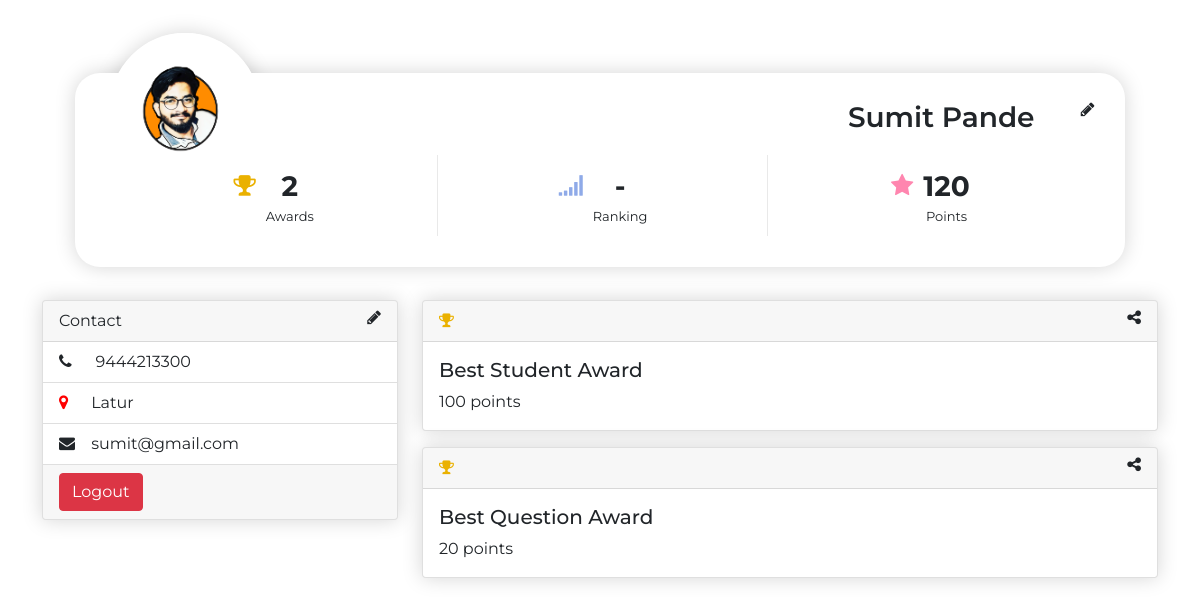
The page / (signed in) on the database its author committed.
### app/models.py (models this page shows)
class User(AbstractUser):
    phone=models.CharField(max_length=200,blank=True,null=True)
    location=models.CharField(max_length=200,blank=True,null=True)
    picture=models.ImageField(upload_to='profile/',blank=True,null=True)
    createdAt = models.DateTimeField(auto_now_add=True)
    updatedAt = models.DateTimeField(auto_now=True)

class Award(models.Model):
    class Point(models.IntegerChoices):
        BSA_100 = 100
        BQA_20 = 20
        BPA_80 = 80
        BDA_70 = 70
    user=models.ForeignKey('User',on_delete=models.CASCADE,blank=True,null=True)
    title=models.CharField(max_length=200,choices=TITLE_CHOICES)
    points=models.IntegerField(choices=Point.choices)
    createdAt = models.DateTimeField(auto_now_add=True)
    updatedAt = models.DateTimeField(auto_now=True)

### app/views.py (the view)
# urls.py: path('',login_required(views.index),name='index'),
def index(request):
    print(Award.objects.filter(user=request.user).aggregate(points=Sum('points')))
    return render(request,'app/profile.html',{
        'form':UserForm(),
        'form1':User1Form(),
        'data':request.user,
        'awards':Award.objects.filter(user=request.user),
        'points':Award.objects.filter(user=request.user).aggregate(points=Sum('points')),
    })

### app/templates/app/profile.html (shortened to what this page needs)
{% extends "app/layout.html" %}{% load static %}
{% block body %}
      <div class="container" >
        <div class="layout">
          <div class="profile">
            <div class="profile__picture">
              {% if data.picture %}
              <img src="{{data.picture.url}}" alt="{{data.username}}"/>
              {% else %}
              <img src="https://img.icons8.com/material-sharp/96/000000/user.png"/>
              {% endif %}
            </div>
            <div class="profile__header">
              <div class="profile__account">
                <h3 class="profile__username">{{data.first_name}} {{data.last_name}} </h3>
              </div>
              <div class="profile__edit">
                <i class="fa fa-pencil" aria-hidden="true" style="float: right; " data-bs-toggle="modal" data-bs-target="#profile-form"></i>
              </div>
            </div>
            <div class="profile__stats">
              <div class="profile__stat">
                <div class="profile__icon profile__icon--gold"><i class="fa fa-trophy" aria-hidden="true"></i></div>
                <div class="profile__value">{{awards|length}}
                  <div class="profile__key">Awards</div>
                </div>
              </div>
              <div class="profile__stat">
                <div class="profile__icon profile__icon--blue" >
                  <i class="fa fa-signal" ></i>
                </div>
                <div class="profile__value">-
                  <div class="profile__key">Ranking</div>
                </div>
              </div>
              <div class="profile__stat">
                <div class="profile__icon profile__icon--pink"><i class="fa fa-star" aria-hidden="true"></i></div>
                <div class="profile__value">{{points.points}}
                  <div class="profile__key">Points</div>
                </div>
              </div>
            </div>
          </div>
        </div>
        <div class="row">
          <div class="col col-lg-4 col-sm-12">
            <div class="card mb-3">
              <div class="card-header">
                Contact <i class="fa fa-pencil" aria-hidden="true" style="float: right; " data-bs-toggle="modal" data-bs-target="#staticBackdrop"></i>
              </div>
              <ul class="list-group list-group-flush ">
                <li class="list-group-item"><i class="fa fa-phone " aria-hidden="true" style="width: 10%;" ></i> {{data.phone}} </li>
                <li class="list-group-item"><i class="fa fa-map-marker" aria-hidden="true" style="width: 10%; color: red;"></i>{{data.location}}</li>
                <li class="list-group-item"><i class="fa fa-envelope" aria-hidden="true" style="width: 10%;"></i>{{data.email}}</li>
              </ul>
              <div class="card-footer">
                <a class="btn btn-danger" href="{% url 'account_logout' %}">Logout</a>
              </div>
            </div>
          </div>
          <div class="col col-lg-8 col-sm-12">
            {% for award in awards %}
            <div class="card mb-3">
              <div class="card-header ">
                <i class="fa fa-trophy profile__icon--gold" aria-hidden="true"></i>
                <i class="fa fa-share-alt" style="float: right;" aria-hidden="true"></i>
              </div>
              <div class="card-body">
                <h5 class="card-title">{{award.title}}</h5>
                <p class="card-text">{{award.points}} points</p>
              </div>
            </div>
            {% endfor %}
          </div>
        </div>
      </div>
{% endblock %}

### app/templates/app/layout.html (shortened to what this page needs)
<!doctype html>
<html lang="en">
  <head>
    <link rel="stylesheet" href="https://cdnjs.cloudflare.com/ajax/libs/font-awesome/4.7.0/css/font-awesome.min.css">
    <link href="https://cdn.jsdelivr.net/npm/bootstrap@5.0.0-beta2/dist/css/bootstrap.min.css" rel="stylesheet">
</head>
  <body>
  {% block body %}
  {% endblock %}
  </body>
</html>

### app/templates/app/profile.html (style rules this page uses)
* { box-sizing: border-box; }
html, body { font-family: "Montserrat", sans-serif; height: 100vh; position: relative; z-index: -2; }
.layout { align-items: center; display: flex; justify-content: center; margin: 3%; }
.profile { -webkit-animation: popUp ease-in-out 350ms; animation: popUp ease-in-out 350ms; background: #ffffff; border-radius: 25px; box-shadow: 0 0 20px 0px rgba(0, 0, 0, 0.17); margin-top: 40px; padding: 28px 30px 30px 35px; position: relative; width: 100%; }
.profile__account { align-self: center; display: flex; flex: 1; justify-content: flex-end; padding-left: 135px; }
.profile__edit { flex: none; margin-left: 30px; width: 30px; }
.profile__header { display: flex; margin-bottom: 20px; }
.profile__icon { flex: none; font-size: 1.5em; margin-right: 10px; padding-top: 3px; }
.profile__icon--gold { color: #eab100; }
.profile__icon--blue { color: #8faae8; }
.profile__icon--pink { color: #ff86af; }
.profile__key { font-family: "Montserrat", sans-serif; font-size: 13px; font-weight: 400; text-align: center; }
.profile__picture { background: #ffffff; border-radius: 100px; border: 10px solid #ffffff; position: absolute; top: -40px; width: 150px; height: 150px; }
.profile__picture:before { border-radius: 100px; box-shadow: 0 0 20px 0px rgba(0, 0, 0, 0.17); content: ""; height: calc(100% + 20px); left: -10px; position: absolute; top: -10px; width: calc(100% + 20px); z-index: -1; }
.profile__picture img { border-radius: 100px; height: 100%; width: 100%; }
.profile__stat { -webkit-animation: slideUp ease-in-out 350ms forwards; animation: slideUp ease-in-out 350ms forwards; border-right: 1px solid #e9e9e9; display: flex; flex: 1; justify-content: center; opacity: 0; padding: 10px 4px; transform: translateY(5px); }
.profile__stat:last-of-type { border-right: none; }
.profile__stat:nth-child(1) { -webkit-animation-delay: 400ms; animation-delay: 400ms; }
.profile__stat:nth-child(2) { -webkit-animation-delay: 500ms; animation-delay: 500ms; }
.profile__stat:nth-child(3) { -webkit-animation-delay: 600ms; animation-delay: 600ms; }
.profile__stats { display: flex; }
.profile__username { font-family: "Montserrat", sans-serif; font-weight: 600; margin: 0; text-align: right; }
.profile__value { font-family: "Montserrat", sans-serif; font-size: 28px; font-weight: 700; text-align: center; }
.card { box-shadow: 0 0 20px 0px rgba(0, 0, 0, 0.17); -webkit-animation: popUp ease-in-out 350ms; animation: popUp ease-in-out 350ms; }

### rows shown on the page
User: picture (picture), first_name "Sumit", last_name "Pande", phone "9444213300", location "Latur", email "sumit@gmail.com"
Award: title "Best Student Award", points "100"
Award: title "Best Question Award", points "20"

### other values the page prints
{{ awards|length }} "2"
{{ points.points }} "120"
